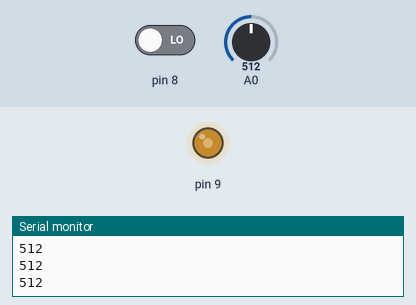
Bench run of a sketch on a simulated Arduino Uno, built with avr-gcc and run on an emulated ATmega328P. Shown: output pins drawn as LEDs (lit = HIGH), the last lines printed to the serial monitor. Inputs (shaded band) come from the test bench; at power-on: A0 = 512, pin 8 LOW.

Above: at 1.3 s.
1.4 s: A0 set to 716
At 3.2 s:
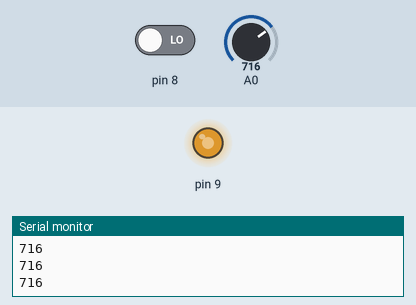
3.5 s: A0 set to 900
At 5.0 s:
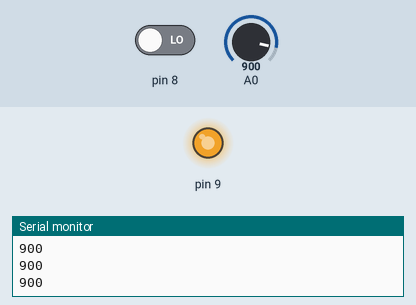
5.5 s: A0 set to 122
At 6.6 s:
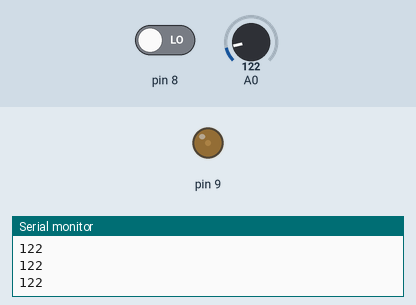
7.5 s: pin 8 driven HIGH
At 8.7 s:
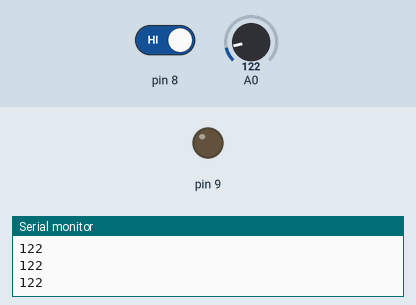
9.0 s: pin 8 driven LOW
At 10.1 s:
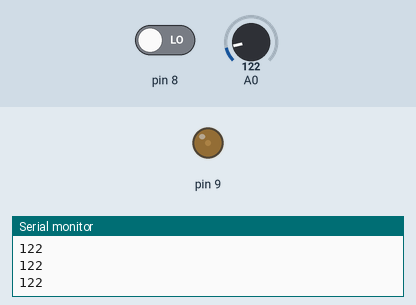
10.5 s: A0 set to 0
At 11.7 s:
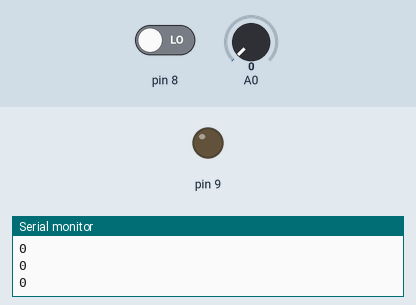
Timing chart, 0 to 13.5 s (numbered marks = the images above; inputs shaded):
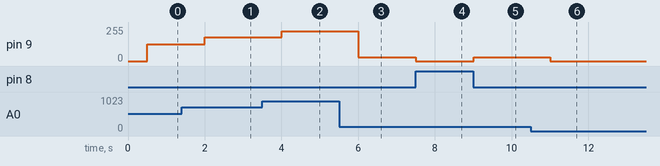

Measured:
- after the input at 1.4 s, pin 9: 127/255 → 178/255 after 0.60 s
- after the input at 3.5 s, pin 9: 178/255 → 224/255 after 0.50 s
- after the input at 5.5 s, pin 9: 224/255 → 30/255 after 0.50 s
- after the input at 7.5 s, pin 9: 30/255 → 0/255 at once
- after the input at 9.0 s, pin 9: 0/255 → 30/255 at once
- after the input at 10.5 s, pin 9: 30/255 → 0/255 after 0.51 s

The sketch:

0928_LAB2.ino
```cpp
void setup() {
pinMode(9,OUTPUT);
pinMode(8,INPUT);
Serial.begin(9600);
}

void loop() {

int value = analogRead(A0);
Serial.println(value);
delay(500);
analogWrite(9,map(value,0,1023,0,255));

if (digitalRead(8) == HIGH){
  analogWrite(9,0);
}
}
```
